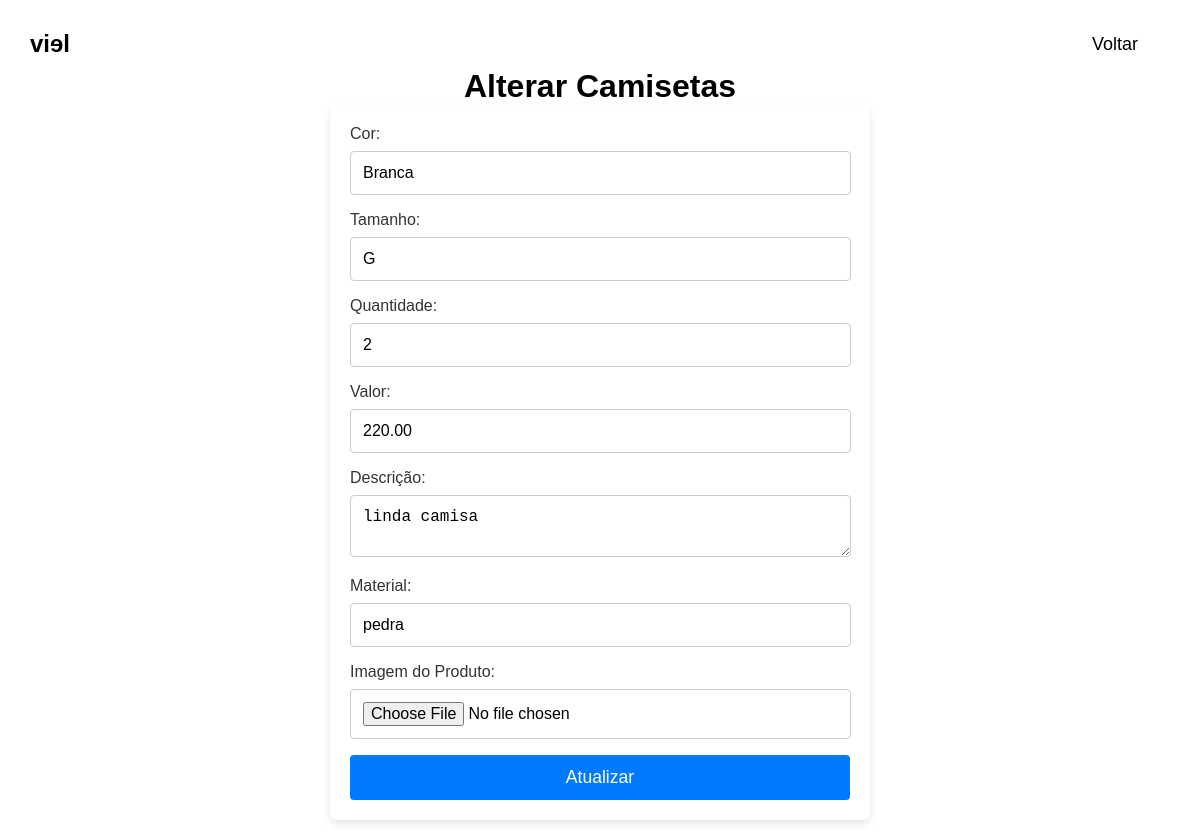
Screenshot of /viel/editarproduto.php?id=1 with the database file from the repository.
### tables this page shows
CREATE TABLE `camisetas` (
  `id` int(11) NOT NULL,
  `cor` varchar(50) NOT NULL,
  `tamanho` varchar(10) NOT NULL,
  `quantidade` int(11) NOT NULL,
  `valor` decimal(10,2) NOT NULL,
  `descricao` text NOT NULL,
  `material` varchar(100) NOT NULL,
  `imagem` varchar(255) NOT NULL
);

### viel/editarproduto.php (the view, shortened to what this page needs)
<?php
include_once('config.php');
if (isset($_GET['id'])) {
    $id = mysqli_real_escape_string($conexao, $_GET['id']);
    $sql = "SELECT * FROM camisetas WHERE id=?";
    $stmt = $conexao->prepare($sql);
    $stmt->bind_param("i", $id);
    if ($stmt->execute()) {
        $result = $stmt->get_result();
        if ($result->num_rows > 0) {
            $camiseta_data = $result->fetch_assoc();
            $cor = $camiseta_data['cor'];
            $tamanho = $camiseta_data['tamanho'];
            $quantidade = $camiseta_data['quantidade'];
            $valor = $camiseta_data['valor'];
            $descricao = $camiseta_data['descricao'];
            $material = $camiseta_data['material'];
        } else {
            echo "Camiseta não encontrada.";
            exit;
        }
    } else {
        echo "Erro ao executar a consulta: " . $stmt->error;
        exit;
    }
} else {
    header('Location: listaproduto.php');
    exit;
}
?>
<!DOCTYPE html>
<html lang="en">
<head>
<link rel="stylesheet" href="camisetas.css">
</head>
<body>
<header>
     <div class="viel">
      <a href="index.php">
      <h2>viɘl</h2>
      </a>
    </div>
      <div class="menu">
        <a href="listaproduto.php">Voltar</a>
    </div>
</header>
<h1>Alterar Camisetas</h1>
<form action="salvarProdutos.php" method="POST">
    <label for="cor">Cor:</label>
    <input type="text" name="cor" value="<?php echo htmlspecialchars($cor); ?>" required><br>
    <label for="tamanho">Tamanho:</label>
    <input type="text" name="tamanho" value="<?php echo htmlspecialchars($tamanho); ?>" required><br>
    <label for="quantidade">Quantidade:</label>
    <input type="number" name="quantidade" value="<?php echo htmlspecialchars($quantidade); ?>" required><br>
    <label for="valor">Valor:</label>
    <input type="text" name="valor" value="<?php echo htmlspecialchars($valor); ?>" required><br>
    <label for="descricao">Descrição:</label>
    <textarea name="descricao" required><?php echo nl2br(htmlspecialchars($descricao)); ?></textarea><br>
    <label for="material">Material:</label>
    <input type="text" name="material" value="<?php echo htmlspecialchars($material); ?>" required><br>
    <label for="imagem">Imagem do Produto:</label>
    <input type="file" id="imagem" name="imagem" accept="img/*"><br>
    <input type="submit" name="update" id="update" value="Atualizar">
</form>
</body>
</html>

### viel/camisetas.css (style rules this page uses)
body { font-family: Arial, sans-serif; margin: 20px; }
header { background-color: white; padding: 10px; display: flex; justify-content: space-between; align-items: center; }
.viel h2 { max-width: 100%; height: auto; max-height: 100px; text-align: center; }
.viel a { text-decoration: none; color: inherit; }
form { width: 400px; margin: 0 auto; }
label { display: block; margin-bottom: 5px; }
input, select, textarea { width: 100%; padding: 10px; border: 1px solid #ccc; border-radius: 5px; }

### viel/editarproduto.php (style rules this page uses)
* { margin: 0; padding: 0; }
header { background-color: white; padding: 10px; display: flex; justify-content: space-between; align-items: center; }
.viel h2 { max-width: 100%; height: auto; max-height: 100px; text-align: center; }
.viel a { text-decoration: none; color: inherit; }
h1 { text-align: center; }
.menu { display: flex; align-items: center; justify-content: space-between; padding: 0 2rem; }
.menu a { color: var(--black); text-decoration: none; font-size: 18px; }
form { background-color: #fff; padding: 20px; border-radius: 8px; box-shadow: 0 4px 8px rgba(0, 0, 0, 0.1); width: 100%; max-width: 500px; }
label { font-weight: 500; font-size: 1rem; color: #333; margin-bottom: 8px; display: inline-block; }
input[type="text"], input[type="number"], textarea, input[type="file"] { width: 95%; padding: 12px; margin-bottom: 16px; border: 1px solid #ccc; border-radius: 4px; font-size: 1rem; transition: all 0.3s ease-in-out; }
input[type="submit"] { background-color: #007bff; color: white; padding: 12px 20px; border: none; border-radius: 4px; font-size: 1.1rem; cursor: pointer; transition: background-color 0.3s ease; }

### rows the page displays
camisetas: cor "Branca", tamanho "G", quantidade "2", valor "220.00", descricao "linda camisa", material "pedra"
